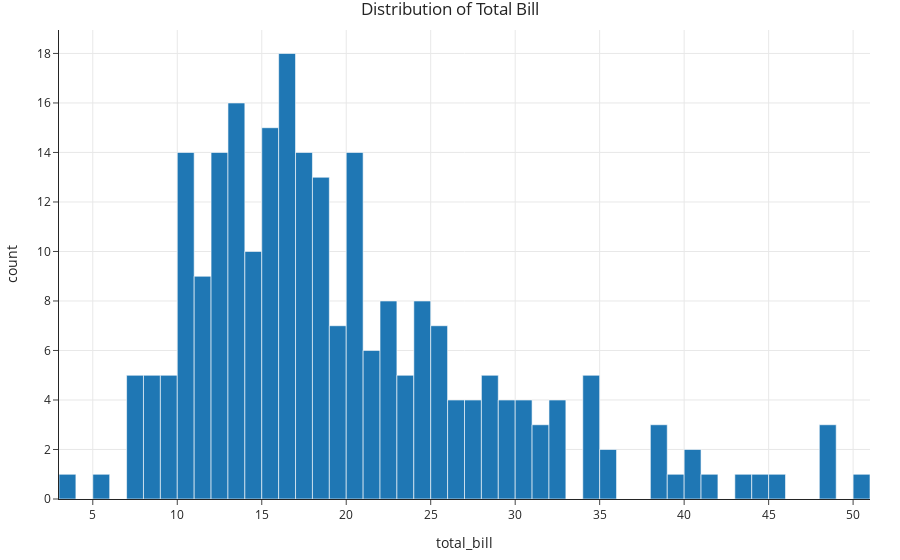

The code cell stored with this chart in its notebook:
### Code cell
tips.plot(kind='hist', 
          x='total_bill', 
          title='Distribution of Total Bill',
          nbins=50)

### Figure 1 — Plotly figure (JSON) as saved in the notebook; plotly's stock layout.template omitted (floating-point values rounded to 4 significant figures; data arrays with more than 128 entries replaced by an {"elided": "..."} marker saying what was removed)
{"data": [{"alignmentgroup": "True", "bingroup": "x", "hovertemplate": "total_bill=%{x}<br>count=%{y}<extra></extra>", "legendgroup": "", "marker": {"color": "#1F77B4", "pattern": {"shape": ""}}, "name": "", "nbinsx": 50, "offsetgroup": "", "orientation": "v", "showlegend": false, "type": "histogram", "x": {"elided": "244 float values"}, "xaxis": "x", "yaxis": "y"}], "layout": {"barmode": "relative", "legend": {"tracegroupgap": 0}, "title": {"text": "Distribution of Total Bill"}, "xaxis": {"anchor": "y", "domain": [0, 1], "title": {"text": "total_bill"}}, "yaxis": {"anchor": "x", "domain": [0, 1], "title": {"text": "count"}}}}
